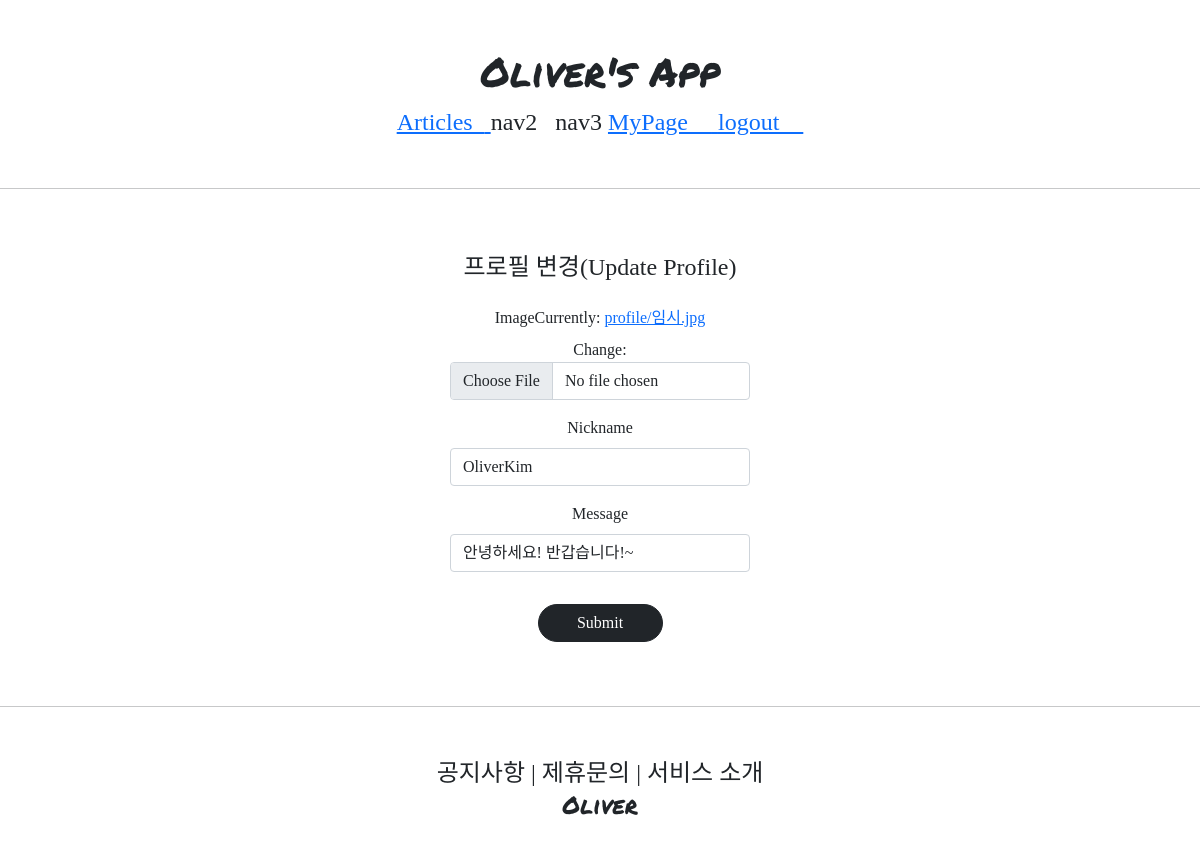
The page /profiles/update/1 (signed in) on the database as committed earlier.
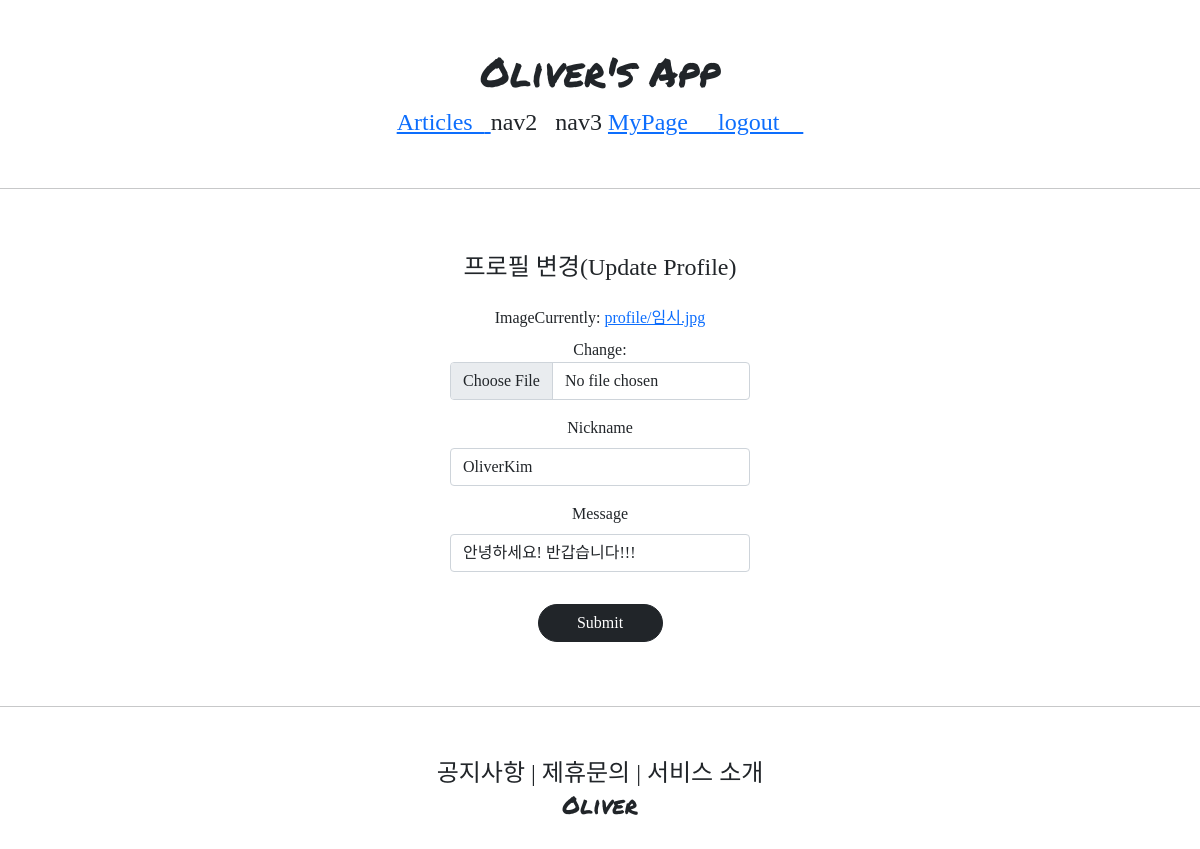
The same page on the database as committed later.
### profileapp/models.py (models this page shows)
class Profile(models.Model):
    user = models.OneToOneField(User, on_delete=models.CASCADE, related_name='profile')
    image = models.ImageField(upload_to='profile/', null=True)
    nickname = models.CharField(max_length=20, unique=True, null=True)
    message = models.CharField(max_length=100, null=True)

### profileapp/views.py (the view, shortened to what this page needs)
# urls.py: path('update/<int:pk>', ProfileUpdateView.as_view(), name='update'),
@method_decorator(profile_ownership_required, 'get')
@method_decorator(profile_ownership_required, 'post')
class ProfileUpdateView(UpdateView):
    model = Profile
    context_object_name = 'target_profile'
    form_class = ProfileCreationForm
    template_name = 'profileapp/update.html'

### profileapp/forms.py
class ProfileCreationForm(ModelForm):
    class Meta:
        model = Profile
        fields = ['image', 'nickname', 'message']

### profileapp/templates/profileapp/update.html (shortened to what this page needs)
{% extends 'base.html' %}
{% load bootstrap4 %}
{% block content %}
    <div style="text-align: center; max-width: 300px; margin: 4rem auto">
        <div class="mb-4">
            <h4>프로필 변경(Update Profile)</h4>
        </div>
        <form action="{% url 'profileapp:update' pk=target_profile.pk %}" method="post" enctype="multipart/form-data">
            {% bootstrap_form form %}
        <input type="submit" class="btn btn-dark rounded-pill col-5 mt-3">
        </form>
    </div>
{% endblock %}

### templates/base.html
<!DOCTYPE html>
<html lang="en">
{% include 'head.html' %}
<body style="font-family: 'NanumHandWritingRose';">
    {% include 'header.html' %}
    <hr>
    {% block content %}
    {% endblock %}
    <hr>
    {% include 'footer.html' %}
</body>
</html>

### templates/head.html (shortened to what this page needs)
{% load static %}
<head>
    <link href="https://cdn.jsdelivr.net/npm/bootstrap@5.1.3/dist/css/bootstrap.min.css"
          rel="stylesheet"
>
    <link rel="stylesheet" type="text/css" href="{% static 'base.css' %}">
</head>

### templates/header.html
    <div class="all_apply">
        <div>
            <h1 class="all_logo">Oliver's App</h1>
        </div>
        <div style="font-size: 1.5rem">
            <a href="{% url 'articleapp:list' %}">
                <span>Articles&ensp;</span>
            </a>
            <span>nav2</span>&ensp;
            <span>nav3</span>
            {% if not user.is_authenticated %}
            <a href="{% url 'accountapp:login' %}?next={{ request.path }}">
                <span>login&ensp;&ensp;</span>
            </a>
            {% else %}
            <a href="{% url 'accountapp:detail' pk=user.pk %}">
                <span>MyPage&ensp;&ensp;</span>
            </a>
            <a href="{% url 'accountapp:logout' %}?next={{ request.path }}">
                <span>logout&ensp;&ensp;</span>
            </a>
            {% endif %}
        </div>
    </div>

### templates/footer.html
<div class="all_apply">
        <div style="font-size: 1.5rem">
        <span>공지사항</span> |
        <span>제휴문의</span> |
        <span>서비스 소개</span>
    </div>
    <div>
        <h4 class="all_logo">Oliver</h4>
    </div>
</div>

### static/base.css (style rules this page uses)
.all_apply { text-align:center; margin: 3rem 0rem; }
.all_logo { font-family: 'Permanent Marker', cursive; }

Rows that differ between the two databases and show on the page:
changed Profile "OliverKim": message "안녕하세요! 반갑습니다!~" → "안녕하세요! 반갑습니다!!!"
